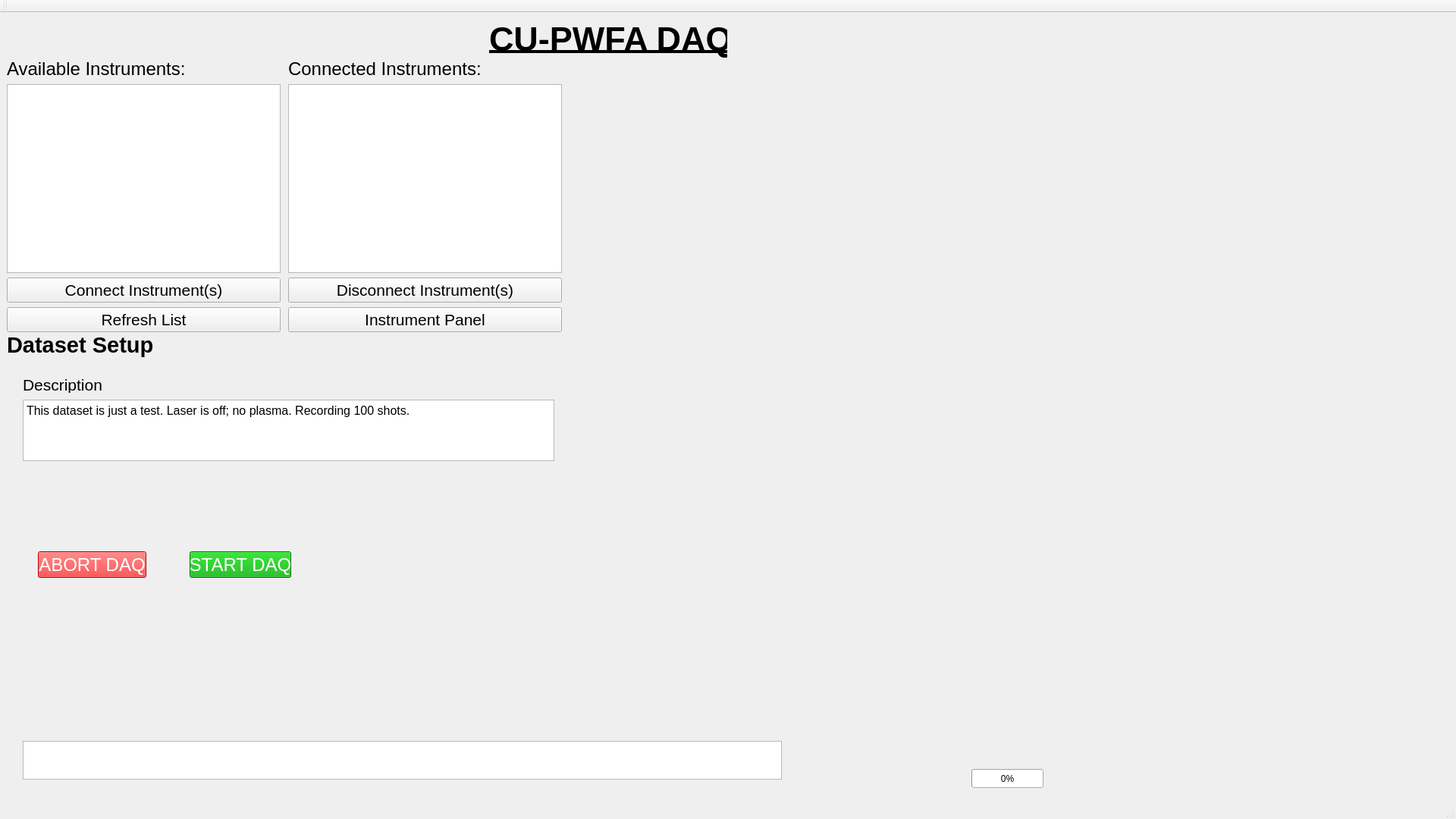
<?xml version="1.0" encoding="UTF-8"?>
<ui version="4.0">
 <class>DAQWindow</class>
 <widget class="QMainWindow" name="DAQWindow">
  <property name="geometry">
   <rect>
    <x>0</x>
    <y>0</y>
    <width>1920</width>
    <height>1080</height>
   </rect>
  </property>
  <property name="windowTitle">
   <string>DAQ GUI</string>
  </property>
  <widget class="QWidget" name="MainWindow">
   <widget class="QLabel" name="DAQlabel">
    <property name="geometry">
     <rect>
      <x>645</x>
      <y>9</y>
      <width>314</width>
      <height>50</height>
     </rect>
    </property>
    <property name="font">
     <font>
      <pointsize>34</pointsize>
      <weight>75</weight>
      <bold>true</bold>
      <underline>true</underline>
     </font>
    </property>
    <property name="text">
     <string>CU-PWFA DAQ</string>
    </property>
   </widget>
   <widget class="QPushButton" name="startDAQButton">
    <property name="geometry">
     <rect>
      <x>250</x>
      <y>710</y>
      <width>134</width>
      <height>35</height>
     </rect>
    </property>
    <property name="font">
     <font>
      <pointsize>18</pointsize>
     </font>
    </property>
    <property name="autoFillBackground">
     <bool>false</bool>
    </property>
    <property name="styleSheet">
     <string notr="true">background-color: rgb(0, 170, 0);
color:white;</string>
    </property>
    <property name="text">
     <string>START DAQ</string>
    </property>
   </widget>
   <widget class="QPushButton" name="abortDAQButton">
    <property name="geometry">
     <rect>
      <x>50</x>
      <y>710</y>
      <width>143</width>
      <height>35</height>
     </rect>
    </property>
    <property name="sizePolicy">
     <sizepolicy hsizetype="Minimum" vsizetype="Minimum">
      <horstretch>0</horstretch>
      <verstretch>0</verstretch>
     </sizepolicy>
    </property>
    <property name="font">
     <font>
      <pointsize>18</pointsize>
     </font>
    </property>
    <property name="styleSheet">
     <string notr="true">background-color: rgb(255, 0, 0);
color:white;</string>
    </property>
    <property name="text">
     <string>ABORT DAQ</string>
    </property>
   </widget>
   <widget class="QProgressBar" name="DAQProgress">
    <property name="geometry">
     <rect>
      <x>1281</x>
      <y>997</y>
      <width>95</width>
      <height>25</height>
     </rect>
    </property>
    <property name="maximum">
     <number>100</number>
    </property>
    <property name="value">
     <number>0</number>
    </property>
   </widget>
   <widget class="QLabel" name="datasetSectionLabel">
    <property name="geometry">
     <rect>
      <x>9</x>
      <y>422</y>
      <width>198</width>
      <height>32</height>
     </rect>
    </property>
    <property name="font">
     <font>
      <pointsize>22</pointsize>
      <weight>75</weight>
      <bold>true</bold>
      <underline>false</underline>
     </font>
    </property>
    <property name="text">
     <string>Dataset Setup</string>
    </property>
   </widget>
   <widget class="QPlainTextEdit" name="DescriptionEdit">
    <property name="geometry">
     <rect>
      <x>30</x>
      <y>510</y>
      <width>701</width>
      <height>81</height>
     </rect>
    </property>
    <property name="font">
     <font>
      <pointsize>12</pointsize>
     </font>
    </property>
    <property name="plainText">
     <string>This dataset is just a test. Laser is off; no plasma. Recording 100 shots.</string>
    </property>
   </widget>
   <widget class="QLabel" name="descriptionLabel">
    <property name="geometry">
     <rect>
      <x>30</x>
      <y>480</y>
      <width>271</width>
      <height>21</height>
     </rect>
    </property>
    <property name="font">
     <font>
      <pointsize>16</pointsize>
     </font>
    </property>
    <property name="text">
     <string>Description</string>
    </property>
   </widget>
   <widget class="QWidget" name="layoutWidget">
    <property name="geometry">
     <rect>
      <x>9</x>
      <y>60</y>
      <width>361</width>
      <height>361</height>
     </rect>
    </property>
    <layout class="QVBoxLayout" name="verticalLayout">
     <item>
      <widget class="QLabel" name="availableLabel">
       <property name="font">
        <font>
         <pointsize>18</pointsize>
        </font>
       </property>
       <property name="text">
        <string>Available Instruments:</string>
       </property>
      </widget>
     </item>
     <item>
      <widget class="QListWidget" name="availableList">
       <property name="font">
        <font>
         <pointsize>12</pointsize>
        </font>
       </property>
       <property name="selectionMode">
        <enum>QAbstractItemView::MultiSelection</enum>
       </property>
      </widget>
     </item>
     <item>
      <widget class="QPushButton" name="connectButton">
       <property name="font">
        <font>
         <pointsize>16</pointsize>
        </font>
       </property>
       <property name="text">
        <string>Connect Instrument(s)</string>
       </property>
      </widget>
     </item>
     <item>
      <widget class="QPushButton" name="refreshListButton">
       <property name="font">
        <font>
         <pointsize>16</pointsize>
        </font>
       </property>
       <property name="text">
        <string>Refresh List</string>
       </property>
      </widget>
     </item>
    </layout>
   </widget>
   <widget class="QWidget" name="layoutWidget">
    <property name="geometry">
     <rect>
      <x>380</x>
      <y>60</y>
      <width>361</width>
      <height>361</height>
     </rect>
    </property>
    <layout class="QVBoxLayout" name="verticalLayout_2">
     <item>
      <widget class="QLabel" name="connectedLabel">
       <property name="font">
        <font>
         <pointsize>18</pointsize>
        </font>
       </property>
       <property name="text">
        <string>Connected Instruments:</string>
       </property>
      </widget>
     </item>
     <item>
      <widget class="QListWidget" name="connectedList">
       <property name="font">
        <font>
         <pointsize>12</pointsize>
        </font>
       </property>
       <property name="selectionMode">
        <enum>QAbstractItemView::MultiSelection</enum>
       </property>
      </widget>
     </item>
     <item>
      <widget class="QPushButton" name="disconnectButton">
       <property name="font">
        <font>
         <pointsize>16</pointsize>
        </font>
       </property>
       <property name="text">
        <string>Disconnect Instrument(s)</string>
       </property>
      </widget>
     </item>
     <item>
      <widget class="QPushButton" name="detailButton">
       <property name="font">
        <font>
         <pointsize>16</pointsize>
        </font>
       </property>
       <property name="text">
        <string>Instrument Panel</string>
       </property>
      </widget>
     </item>
    </layout>
   </widget>
   <widget class="QTextBrowser" name="output">
    <property name="geometry">
     <rect>
      <x>30</x>
      <y>960</y>
      <width>1001</width>
      <height>51</height>
     </rect>
    </property>
    <property name="html">
     <string>&lt;!DOCTYPE HTML PUBLIC &quot;-//W3C//DTD HTML 4.0//EN&quot; &quot;http://www.w3.org/TR/REC-html40/strict.dtd&quot;&gt;
&lt;html&gt;&lt;head&gt;&lt;meta name=&quot;qrichtext&quot; content=&quot;1&quot; /&gt;&lt;style type=&quot;text/css&quot;&gt;
p, li { white-space: pre-wrap; }
&lt;/style&gt;&lt;/head&gt;&lt;body style=&quot; font-family:'Ubuntu'; font-size:11pt; font-weight:400; font-style:normal;&quot;&gt;
&lt;p style=&quot;-qt-paragraph-type:empty; margin-top:0px; margin-bottom:0px; margin-left:0px; margin-right:0px; -qt-block-indent:0; text-indent:0px;&quot;&gt;&lt;br /&gt;&lt;/p&gt;&lt;/body&gt;&lt;/html&gt;</string>
    </property>
   </widget>
  </widget>
  <widget class="QMenuBar" name="menubar">
   <property name="geometry">
    <rect>
     <x>0</x>
     <y>0</y>
     <width>1920</width>
     <height>22</height>
    </rect>
   </property>
  </widget>
  <widget class="QStatusBar" name="statusbar"/>
  <widget class="QToolBar" name="toolBar">
   <property name="windowTitle">
    <string>toolBar</string>
   </property>
   <attribute name="toolBarArea">
    <enum>TopToolBarArea</enum>
   </attribute>
   <attribute name="toolBarBreak">
    <bool>false</bool>
   </attribute>
  </widget>
 </widget>
 <resources/>
 <connections/>
 <slots>
  <slot>refreshListFunc()</slot>
  <slot>addFunction()</slot>
  <slot>removeFunction()</slot>
  <slot>liveViewFunc()</slot>
  <slot>startDAQFunc()</slot>
 </slots>
</ui>
